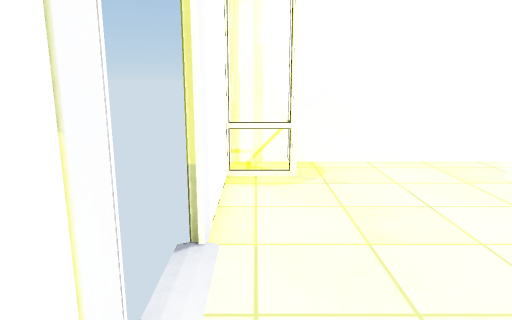
view 1 (above)

12 first-person views from a walk through a Unity game level. The camera is 1.4 m above the floor, tilts 12° down and sees 70° across. Doors are open. The floor is counted in squares, 0.5 m on a side. Each view is taken from the middle of a square. On the plan, view 1 faces up. The plan holds only what a view shows up to about 20 squares ahead; the rest is blank. The player is left out. Surface patterns are stand-ins for the level's own textures.

view 2
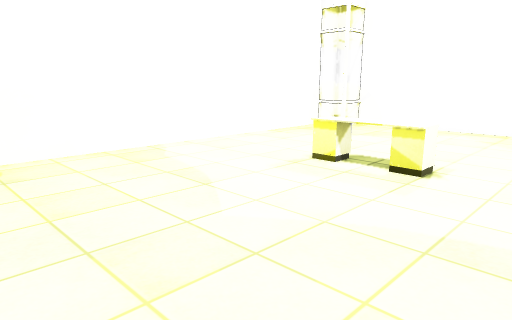

view 3
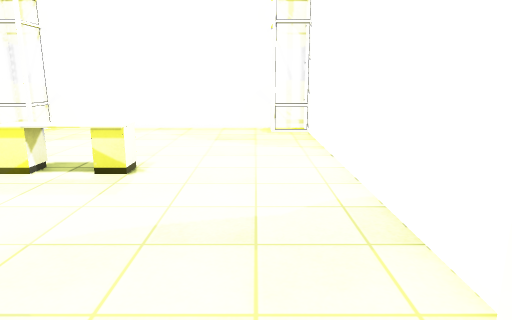

view 4
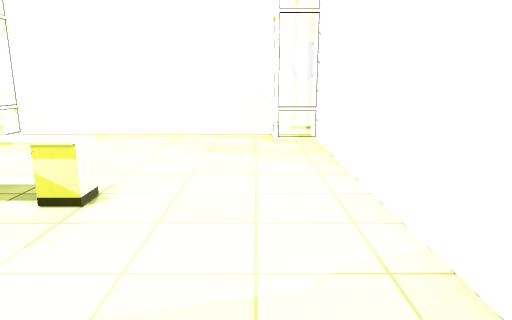

view 5
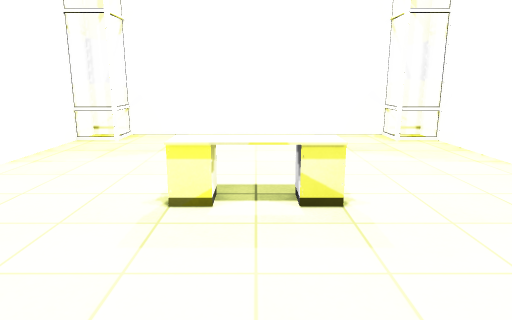

view 6
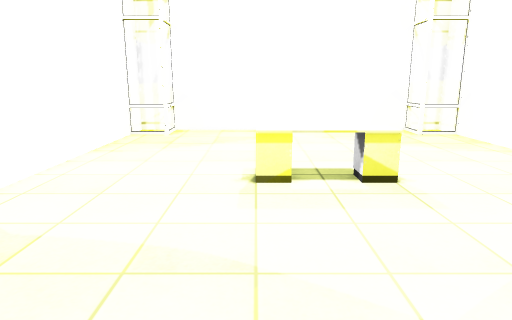

view 7
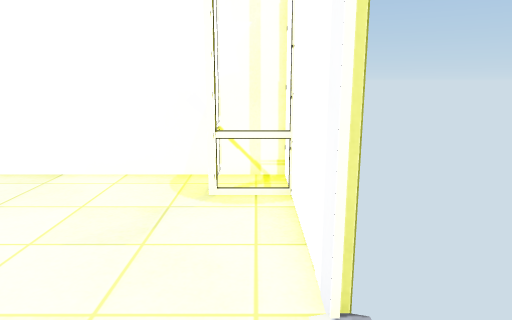

view 8
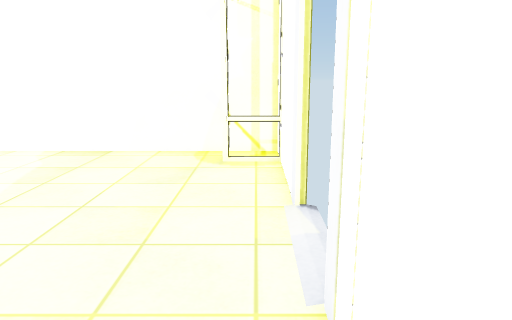

view 9
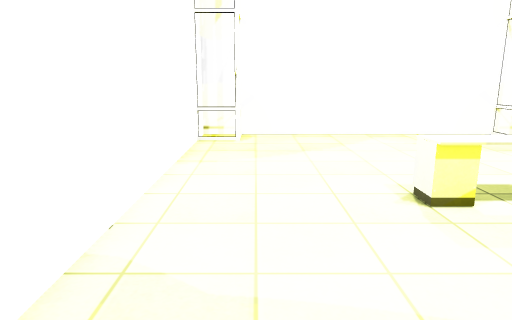

view 10
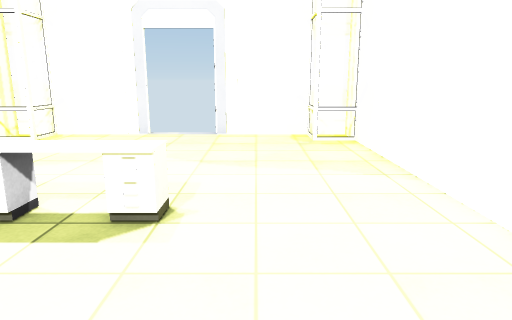

view 11
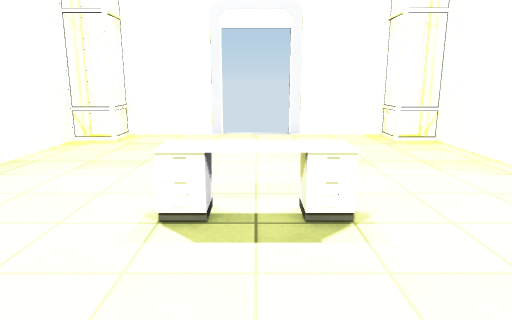

view 12
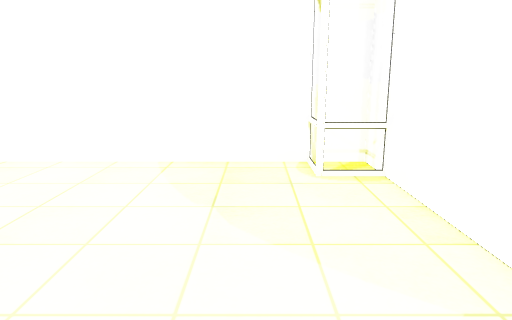

### Floor plan
Ten units are one square. View 1 is at (0, 0); x grows to the right and y downward. Boxes are objects, and circles mark ways between rooms. Rooms are numbered by the first view taken in them; rooms with no view inside come last. Other rooms are left out.
<svg viewBox="-15 -135 250 190">
<path fill="none" stroke="#000" d="M-9 -21 -9 30M12 -130 12 -108 -9 -108M208 50 208 29 230 29M209 -129 11 -129M11 50 209 50M-9 -109 -9 -58M230 -108 208 -108 208 -129M229 30 229 -109M-10 29 12 29 12 50M11 -129 -9 -129 -9 -109M229 -109 229 -129 209 -129M-9 30 -9 50 11 50M209 50 229 50 229 30"/>
<rect x="105" y="-65" width="20" height="50" fill="#bbb"><title>bench</title></rect>
<text x="110" y="-40">1</text>
<text x="0" y="-120">2</text>
<text x="220" y="-120">3</text>
<text x="0" y="40">4</text>
<text x="220" y="40">5</text>
</svg>

Where each view was taken, in squares from view 1:
view 1: 0 up, 0 right, facing up
view 2: 2 down, 0 right, facing up-right
view 3: 2 down, 0 right, facing right
view 4: 2 down, 3 right, facing right
view 5: 4 up, 3 right, facing right
view 6: 6 up, 1 right, facing right
view 7: 6 up, 0 right, facing down
view 8: 10 up, 0 right, facing down
view 9: 10 up, 3 right, facing right
view 10: 8 up, 19 right, facing left
view 11: 4 up, 19 right, facing left
view 12: 0 up, 19 right, facing up
